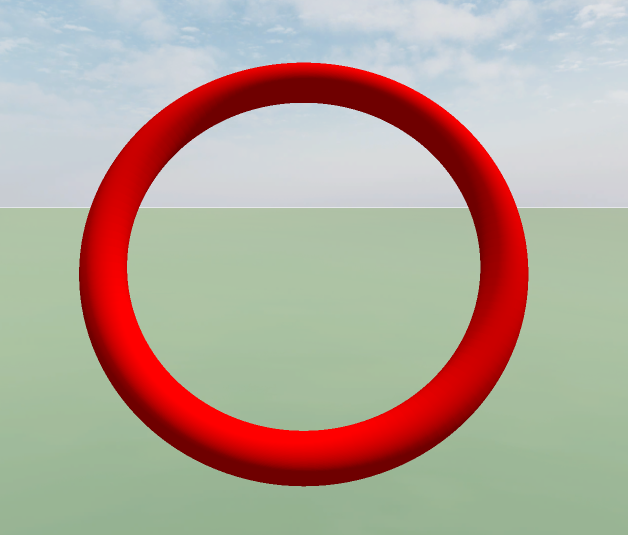
#> input picture resources/Test5.png, 1255 x 1069 px (shown at 1/2 size)
$ python hoop_detect.py
#> lines starting #> are read from the running program, lines starting #| are printed output that depends on the picture; after the words box and inside, x2 and y2 are one past the last pixel; in counts of white or black regions, pixels touching at a corner belong together
#> further down, image is the input picture: shape (1069, 1255, 3); mean B, G, R 150.3, 163.1, 178.9
import cv2
import numpy as np

# ========== Color Space ==========
class ColorSpace:
    def __init__(self, mode="HSV"):
        self.mode = mode

    def apply(self, image):
        if self.mode == "HSV":
            converted = cv2.cvtColor(image, cv2.COLOR_BGR2HSV)
#> converted: shape (1069, 1255, 3); mean H, S, V 60.5, 72.4, 196.9
        elif self.mode == "LAB":
            converted = cv2.cvtColor(image, cv2.COLOR_BGR2LAB)
        elif self.mode == "GRAY":
            converted = cv2.cvtColor(image, cv2.COLOR_BGR2GRAY)
        else:
            converted = image  # default: no change
        # cv2.imshow(f"ColorSpace-{self.mode}", converted)
        return converted


# ========== Pre Processing ==========
class PreProcessing:
    def __init__(self, method="gaussian", kernel_size=5):
        self.method = method
        self.k_size = kernel_size

    def apply(self, image):
        # image = cv2.normalize(image, None, alpha=0, beta=255, norm_type=cv2.NORM_MINMAX)

        if self.method == "gaussian":
            processed = cv2.GaussianBlur(image, (self.k_size, self.k_size), 0)
        elif self.method == "bilateral":
            processed = cv2.bilateralFilter(image, 9, 75, 75)
        elif self.method == "median":
            processed = cv2.medianBlur(image, self.k_size)

        # Morphology Opening (remove small noise)
        elif self.method == "opening":
            # The larger the kernel, the stronger the smoothing effect,
            # but it may swallow small targets
            kernel = cv2.getStructuringElement(cv2.MORPH_RECT, (self.k_size, self.k_size))
            processed = cv2.morphologyEx(image, cv2.MORPH_OPEN, kernel)
        # Morphology Closing (fill small holes in objects)
        elif self.method == "closing":
            kernel = cv2.getStructuringElement(cv2.MORPH_RECT, (self.k_size, self.k_size))
            processed = cv2.morphologyEx(image, cv2.MORPH_CLOSE, kernel)
        # Morphology Opening + Closing combined
        elif self.method == "open_close":
            kernel = cv2.getStructuringElement(cv2.MORPH_RECT, (self.k_size, self.k_size))
            temp = cv2.morphologyEx(image, cv2.MORPH_OPEN, kernel)
#> temp: shape (1069, 1255, 3); mean H, S, V 60.4, 72.3, 196.8
            processed = cv2.morphologyEx(temp, cv2.MORPH_CLOSE, kernel)
#> processed: shape (1069, 1255, 3); mean H, S, V 60.5, 72.3, 196.8

        else:
            processed = image  # default: no preprocessing
        # cv2.imshow(f"PreProcessing-{self.method}", processed)
        return processed

def filter_red_orange(hsv_img):
    """Keep only red and orange regions in HSV image."""
    # Red (two ranges)
    lower_red1 = np.array([0, 100, 100])
    upper_red1 = np.array([10, 255, 255])
    lower_red2 = np.array([170, 100, 100])
    upper_red2 = np.array([180, 255, 255])

    # Orange
    lower_orange = np.array([10, 100, 100])
    upper_orange = np.array([25, 255, 255])

    # Create masks
    mask_red1 = cv2.inRange(hsv_img, lower_red1, upper_red1)
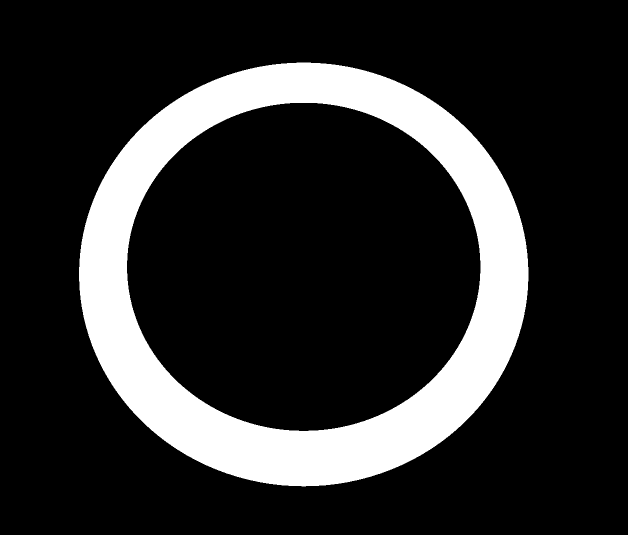
#> mask_red1: shape (1069, 1255) (shown at 1/2 size); 17.4% white; 1 white region
    mask_red2 = cv2.inRange(hsv_img, lower_red2, upper_red2)
#> mask_red2: shape (1069, 1255); every value is 0
    mask_orange = cv2.inRange(hsv_img, lower_orange, upper_orange)

    # Combine red and orange
    mask = cv2.bitwise_or(mask_red1, mask_red2)
    mask = cv2.bitwise_or(mask, mask_orange)

    return mask

# ========== Segmentation ==========
class Segmentation:
    def __init__(self, method="threshold"):
        self.method = method

    def apply(self, image):
        if self.method == "threshold":
            gray = cv2.cvtColor(image, cv2.COLOR_BGR2GRAY) if len(image.shape) == 3 else image
            _, mask = cv2.threshold(gray, 0, 255, cv2.THRESH_BINARY + cv2.THRESH_OTSU)
        elif self.method == "canny":
            gray = cv2.cvtColor(image, cv2.COLOR_BGR2GRAY) if len(image.shape) == 3 else image
            mask = cv2.Canny(gray, 100, 120, L2gradient=False)
        elif self.method == "kmeans":
            Z = image.reshape((-1, 3))
            Z = np.float32(Z)
            criteria = (cv2.TERM_CRITERIA_EPS + cv2.TERM_CRITERIA_MAX_ITER, 10, 1.0)
            _, labels, centers = cv2.kmeans(Z, 2, None, criteria, 10, cv2.KMEANS_RANDOM_CENTERS)
            mask = labels.reshape((image.shape[0], image.shape[1])).astype(np.uint8) * 255
        else:
            mask = np.zeros(image.shape[:2], dtype=np.uint8)
        # cv2.imshow(f"Segmentation-{self.method}", mask)
        return mask


# ========== Post Processing ==========
class PostProcessing:
    def __init__(self, kernel_open=7, kernel_close=5, area_ratio=0.01):
        # different kernels for open and close
        self.kernel_open = np.ones((kernel_open, kernel_open), np.uint8)
        self.kernel_close = np.ones((kernel_close, kernel_close), np.uint8)
        self.area_ratio = area_ratio

    def apply(self, mask):
        h, w = mask.shape[:2]
        mask_clean = mask.copy()

        # Open calculation to remove small noise
        mask_clean = cv2.morphologyEx(mask_clean, cv2.MORPH_OPEN, self.kernel_open)

        # Contour Filtering
        contours, _ = cv2.findContours(mask_clean, cv2.RETR_EXTERNAL, cv2.CHAIN_APPROX_SIMPLE)
#> contours = 1 contour; box (x1, y1, x2, y2) and area: (158, 125, 1057, 973) 596745
        mask_filtered = np.zeros_like(mask_clean)
        for cnt in contours:
            if cv2.contourArea(cnt) >= self.area_ratio*h*w:
                cv2.drawContours(mask_filtered, [cnt], -1, 255, -1)
#> this loop made 1 pass
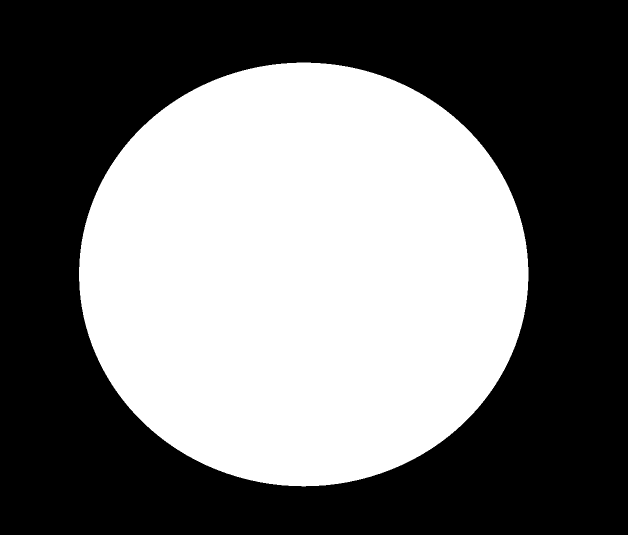
#> mask_filtered: shape (1069, 1255) (shown at 1/2 size); 44.6% white; 1 white region

        # Closing operation, smoothing the edge of the target and filling small holes
        mask_final = cv2.morphologyEx(mask_filtered, cv2.MORPH_CLOSE, self.kernel_close)

        return mask_final


# =============== Visualization ===============
class Visualization:
    def __init__(self):
        # Camera intrinsics
        self.fx = 2564.3186869
        self.fy = 2569.70273111
        self.cx = 0
        self.cy = 0
        self.radius_in = 10.0  # known radius in inches

    def apply(self, image, mask):
        h, w = image.shape[:2]
        result = image.copy()

        contours, _ = cv2.findContours(mask, cv2.RETR_EXTERNAL, cv2.CHAIN_APPROX_SIMPLE)
        for cnt in contours:
            cv2.drawContours(result, [cnt], -1, (0, 128, 255), 2)
            M = cv2.moments(cnt)
            if M["m00"] > 0:
                cx_img = int(M["m10"] / M["m00"])
                cy_img = int(M["m01"] / M["m00"])
                cv2.circle(result, (cx_img, cy_img), 10, (255, 255, 255), -1)

                # Estimate object size in pixels
                (x, y), r_px = cv2.minEnclosingCircle(cnt)
                if r_px > 1:  # avoid division by zero
                    # Depth estimation
                    Z = (self.fx * self.radius_in) / r_px
                    X = (cx_img - self.cx) * Z / self.fx
                    Y = (cy_img - self.cy) * Z / self.fy

                    # --- Fit ellipse for rotation estimation ---
                    if len(cnt) >= 5:
                        ellipse = cv2.fitEllipse(cnt)
                        (ex, ey), (a, b), angle = ellipse
                        cv2.ellipse(result, ellipse, (0, 255, 0), 8)

                        # Compute 4 boundary points on ellipse (up, right, down, left)
                        pts = []
                        for theta_deg in [0, 90, 180, 270]:
                            t = np.deg2rad(theta_deg)
                            x_ell = ex + (a/2) * np.cos(t) * np.cos(np.deg2rad(angle)) - (b/2) * np.sin(t) * np.sin(np.deg2rad(angle))
                            y_ell = ey + (a/2) * np.cos(t) * np.sin(np.deg2rad(angle)) + (b/2) * np.sin(t) * np.cos(np.deg2rad(angle))
                            pts.append((int(x_ell), int(y_ell)))
                            cv2.circle(result, (int(x_ell), int(y_ell)), 10, (0, 255, 255), -1)

                        # Estimate Z for each point (using local radius ~ distance to ellipse boundary)
                        Z_vals = []
                        for (px, py) in pts:
                            r_local = np.sqrt((px - cx_img)**2 + (py - cy_img)**2)
                            if r_local > 1:
                                Z_i = (self.fx * self.radius_in) / r_local
                            else:
                                Z_i = Z
                            Z_vals.append(Z_i)

                        # Define Z order: [right, top, left, bottom]
                        Z_right, Z_top, Z_left, Z_bottom = Z_vals[0], Z_vals[1], Z_vals[2], Z_vals[3]

                        # Compute rotation (pitch, yaw)
                        # pitch = np.degrees(np.arctan((Z_top - Z_bottom) / (2 * self.radius_in)))  # tilt around x-axis
                        yaw = np.degrees(np.arctan((Z_left - Z_right) / (2 * self.radius_in)))   # tilt around y-axis

                        # Ensure a >= b
                        if b > a:
                            a, b = b, a
                        # Clamp ratio to [-1, 1] to avoid invalid arccos input
                        ratio = np.clip(b / a, -1.0, 1.0)

                        # Estimate tilt based on ellipse aspect ratio
                        tilt_rad = np.arccos(ratio)
                        pitch = np.degrees(tilt_rad)  # assume tilt around x-axis

                        # Use ellipse rotation angle as yaw approximation
                        # yaw = angle  # adjust sign depending on coordinate convention

                        # cv2.putText(result, f"pitch: {pitch:.1f} deg", (cx_img - 180, cy_img + 160),
                        #             cv2.FONT_HERSHEY_SIMPLEX, 1.0, (255,255,255), 2)
                        # cv2.putText(result, f"yaw: {yaw:.1f} deg", (cx_img - 180, cy_img + 200),
                        #             cv2.FONT_HERSHEY_SIMPLEX, 1.0, (255,255,255), 2)


                    # Display 3D coordinates
                    # coord_text = f"coords: [{X:.1f}, {Y:.1f}, {Z:.1f}]"
                    # cv2.putText(result, coord_text,
                    #             (cx_img - 200, cy_img + 140),
                    #             cv2.FONT_HERSHEY_SIMPLEX, 1.0,
                    #             (255, 255, 255), 2)
                    coord_text = f"coords: [{X:.1f}, {Y:.1f}]"
#> this loop made 1 pass
#> (cx_img, cy_img, x, y, r_px, Z, X, Y) on pass 1: (607, 548, 607, 548, 449.2, 57.08, 13.51, 12.17)
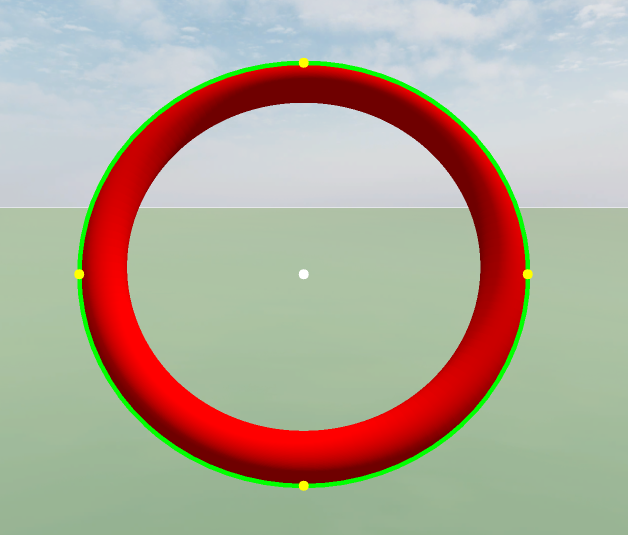
#> result: shape (1069, 1255, 3) (shown at 1/2 size); 1.9% of pixels changed, all inside (x1, y1, x2, y2) = (148, 115, 1066, 982)
                    # cv2.putText(result, coord_text,
                    #             (cx_img - 200, cy_img + 100),
                    #             cv2.FONT_HERSHEY_SIMPLEX, 1.0,
                    #             (255, 255, 255), 2)

        return result


# ========== Image Pipeline ==========
if __name__ == "__main__":
    # Load image
    image = cv2.imread("resources/Test5.png")

    # Initialize pipeline modules
    pre = PreProcessing(method="open_close", kernel_size=5)
    seg = Segmentation(method="threshold")
    post = PostProcessing(kernel_open=7, kernel_close=7, area_ratio=0.005)
    vis = Visualization()

    # Color space conversion
    hsv = ColorSpace(mode="HSV").apply(image)
    # Pre prcessing
    pre_hsv = pre.apply(hsv)
    # Filter only red & orange
    filtered_hsv = filter_red_orange(pre_hsv)

    # Segmentation
    mask_hsv = seg.apply(filtered_hsv)

    # Post processing and visualization
    mask_post = post.apply(mask_hsv)
    final_frame = vis.apply(image, mask_post)

    scale = 0.5  # rescale display
    disp_frame = cv2.resize(final_frame, None, fx=scale, fy=scale, interpolation=cv2.INTER_AREA)
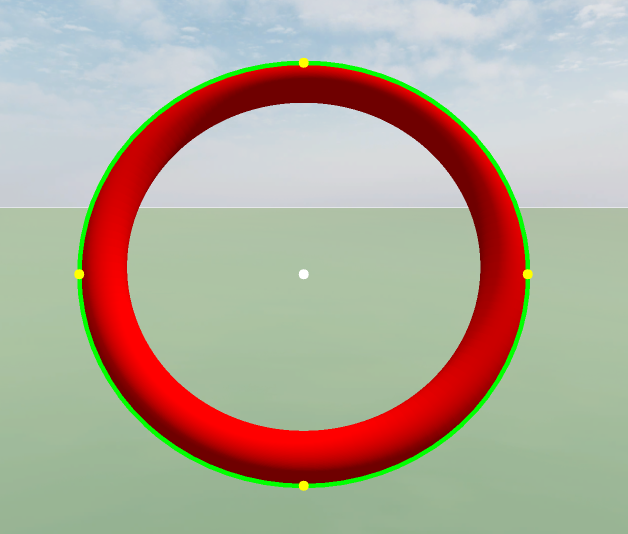
#> disp_frame: shape (534, 628, 3); mean B, G, R 148.9, 166.4, 176
    cv2.imshow("Pipeline-Result", disp_frame)
    cv2.imwrite("results/test_result5.png", final_frame)
    cv2.waitKey(0)
    cv2.destroyAllWindows()

$ run again, with resources/Test1.png copied over resources/Test5.png
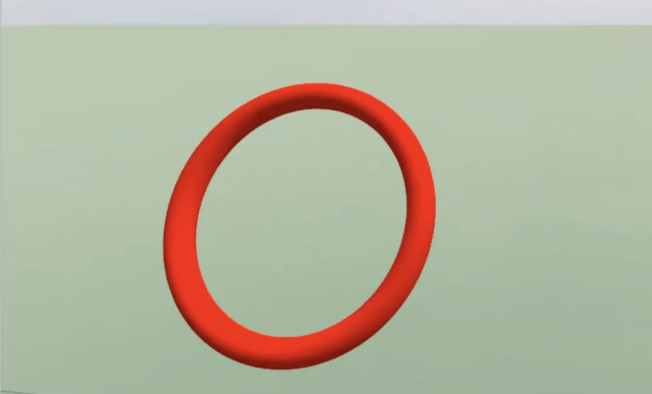
#> input picture resources/Test1.png, 1304 x 788 px (shown at 1/2 size)
#> image is the input picture: shape (788, 1304, 3); mean B, G, R 159, 179.8, 180
#> converted: shape (788, 1304, 3); mean H, S, V 49.5, 46.3, 193.6
#> temp: shape (788, 1304, 3); mean H, S, V 49.4, 46.2, 193.6
#> processed: shape (788, 1304, 3); mean H, S, V 49.4, 46.3, 193.7
#> mask_red1: shape (788, 1304); 9.2% white; 1 white region, box (x1, y1, x2, y2) and area: (326, 165, 872, 739) 94539
#> mask_red2: shape (788, 1304); every value is 0
#> mask_orange: shape (788, 1304); 0.05% white in thin lines or dots, all inside (x1, y1, x2, y2) = (326, 167, 872, 738)
#> mask: shape (788, 1304); 9.2% white; 1 white region
#> in apply, `contours, _ = cv2.findContours(mask_clean, cv2.RETR_EXTERNAL, cv2.CHAI..`: contours = 1 contour; box (x1, y1, x2, y2) and area: (326, 165, 872, 739) 243076
#> the loop in apply, `for cnt in contours:` made 1 pass
#> after the loop in apply, `for cnt in contours:`:
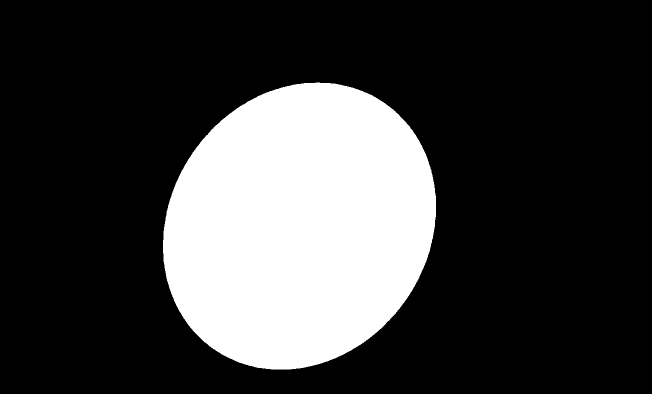
#> mask_filtered: shape (788, 1304) (shown at 1/2 size); 23.7% white; 1 white region
#> the loop in apply, `for cnt in contours:` made 1 pass
#> (cx_img, cy_img, x, y, r_px, Z, X, Y) on pass 1: (598, 451, 598, 452, 299.6, 85.59, 19.96, 15.02)
#> `disp_frame = cv2.resize(final_frame, None, fx=scale, fy=scale, interpo..`:
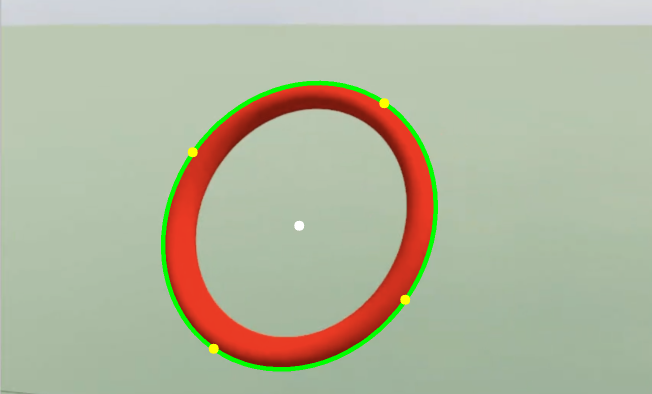
#> disp_frame: shape (394, 652, 3); mean B, G, R 157.7, 182.1, 177.6

$ run again, with resources/Test2.png copied over resources/Test5.png
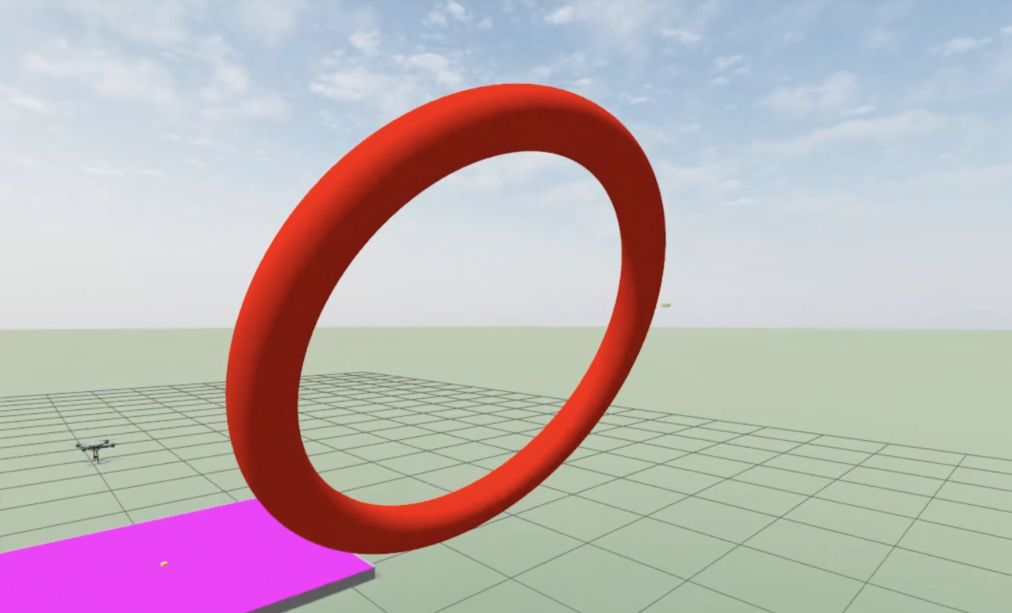
#> input picture resources/Test2.png, 2024 x 1226 px (shown at 1/2 size)
#> image is the input picture: shape (1226, 2024, 3); mean B, G, R 181.1, 177.7, 189.1
#> converted: shape (1226, 2024, 3); mean H, S, V 73.9, 56.5, 204.7
#> temp: shape (1226, 2024, 3); mean H, S, V 73.5, 56.1, 204.4
#> processed: shape (1226, 2024, 3); mean H, S, V 73.6, 56.3, 205.1
#> mask_red1: shape (1226, 2024); 11.5% white; 1 white region, box (x1, y1, x2, y2) and area: (451, 167, 1331, 1108) 285445
#> mask_red2: shape (1226, 2024); every value is 0
#> mask_orange: shape (1226, 2024); 0.01% white in thin lines or dots, all inside (x1, y1, x2, y2) = (323, 660, 1297, 1131)
#> mask: shape (1226, 2024); 11.5% white; 2 white regions, box (x1, y1, x2, y2) and area: (451, 167, 1331, 1108) 285542, (323, 1124, 333, 1131) 60
#> mask_clean: shape (1226, 2024); 11.5% white; 1 white region
#> in apply, `contours, _ = cv2.findContours(mask_clean, cv2.RETR_EXTERNAL, cv2.CHAI..`: contours = 1 contour; box (x1, y1, x2, y2) and area: (451, 167, 1331, 1108) 610953
#> the loop in apply, `for cnt in contours:` made 1 pass
#> after the loop in apply, `for cnt in contours:`:
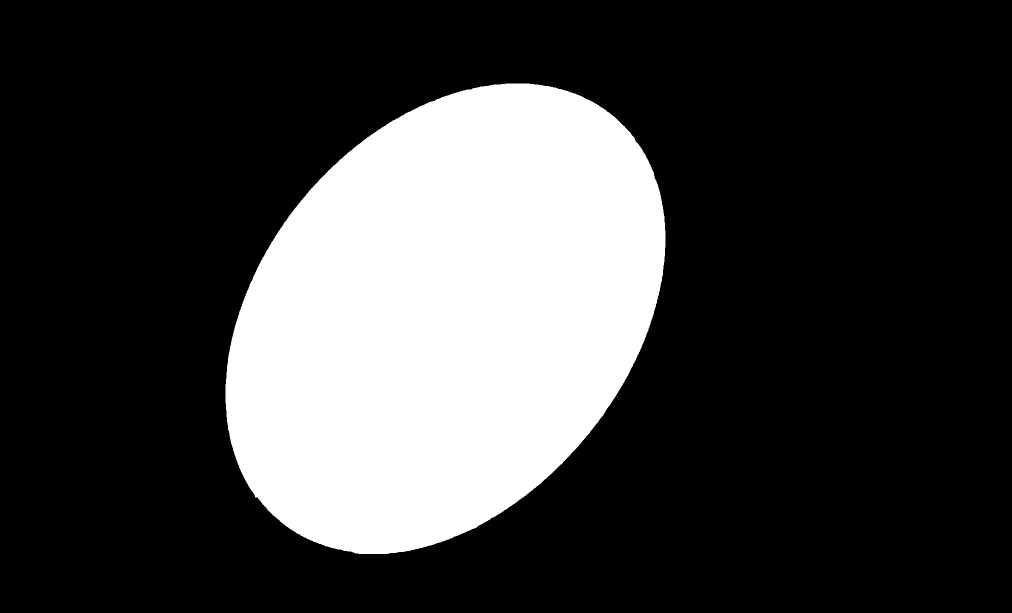
#> mask_filtered: shape (1226, 2024) (shown at 1/2 size); 24.7% white; 1 white region
#> the loop in apply, `for cnt in contours:` made 1 pass
#> (cx_img, cy_img, x, y, r_px, Z, X, Y) on pass 1: (889, 635, 895, 638.5, 524.7, 48.87, 16.94, 12.08)
#> `disp_frame = cv2.resize(final_frame, None, fx=scale, fy=scale, interpo..`:
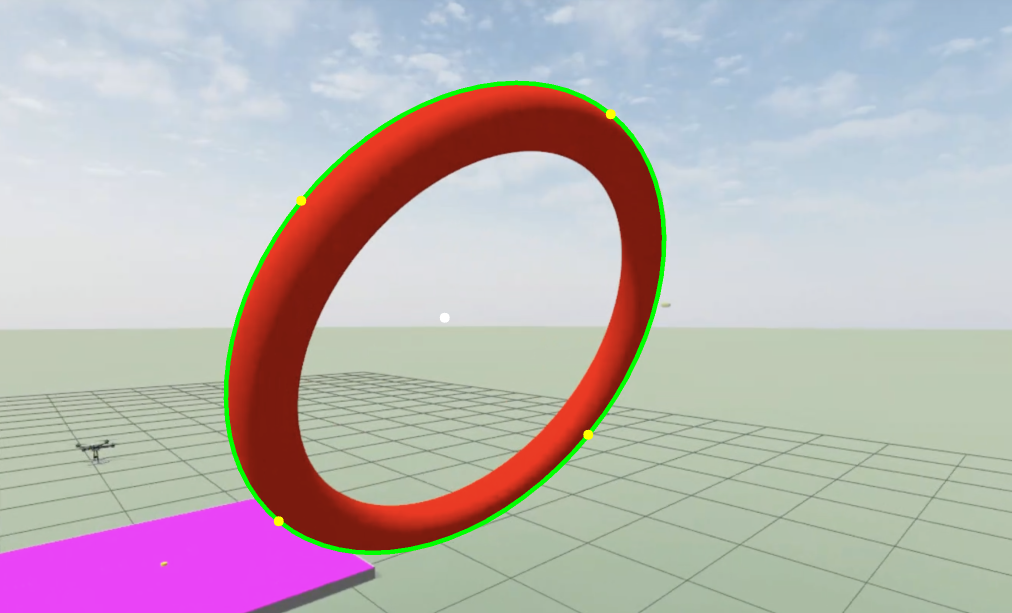
#> disp_frame: shape (613, 1012, 3); mean B, G, R 180.2, 179.4, 187.4
